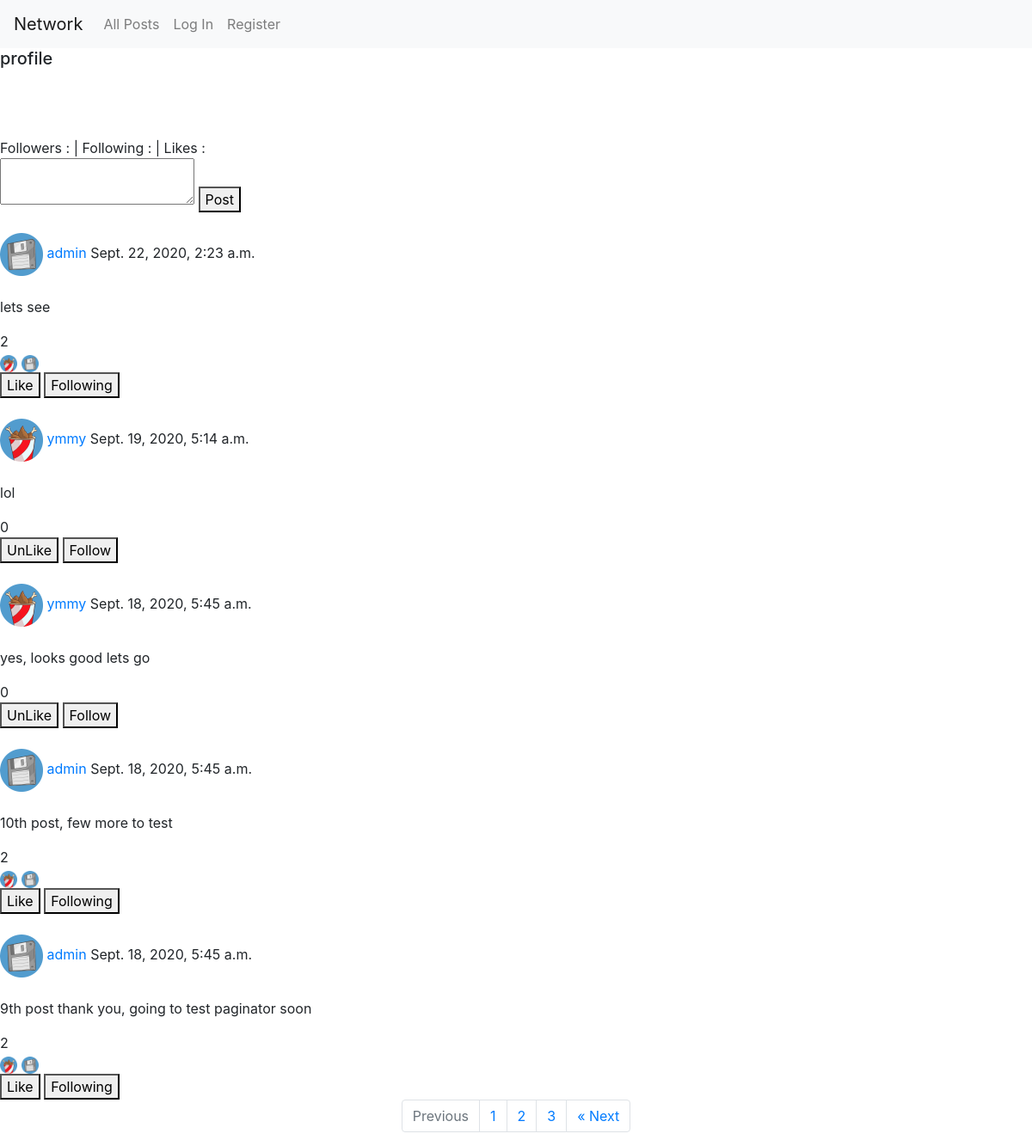
The page / on the database its author committed.
### network/models.py (models this page shows)
class User(AbstractUser):
    avatar = models.TextField(default="avatar_bucket.png")
    like_count = models.PositiveSmallIntegerField(default=0, blank=True, null=True)
    followers = models.ManyToManyField("User", related_name="followers_id")
    following = models.ManyToManyField("User", related_name="following_id")
    pass

class Post(models.Model):
    username = models.ForeignKey("User", on_delete=models.CASCADE, related_name="user")
    like_count = models.PositiveSmallIntegerField(default=0, blank=True, null=True)
    liked_user_count = models.ManyToManyField("Post", related_name="liked_id")
    body = models.TextField(blank=True)
    timestamp = models.DateTimeField(auto_now_add=True)

### network/views.py (the view)
# urls.py: path("", views.index, name="index"),
def index(request):
    posts = Post.objects.all().order_by("-timestamp").all()
    users = User.objects.all()
    liked = Post.objects.filter(
            liked_user_count=request.user.id
        ).all().values()
    liked_posts = []
    for i in range(len(liked)):
        liked_posts.append(liked[i]["id"])
    following = User.objects.filter(
            followers=request.user.id
        ).all().values()
    print(following)
    following_users = []
    for i in range(len(following)):
        following_users.append(following[i]["id"])
    print(following_users)
    paginator = Paginator(posts, 5)
    page_number = request.GET.get('page')
    page_obj = paginator.get_page(page_number)
    return render(request, "network/index.html", {'posts': posts, "users": users,'page_obj': page_obj, 'liked_posts': liked_posts, 'following_users' : following_users})

### network/templates/network/index.html
{% extends "network/layout.html" %}
{% block body %}
<section>
    <h5>profile</h5>
    <img id="profile_avatar" width="50px" src="../../static/network/img/avatars/{{ user.avatar }}" alt=""> <br>
    <a href="/profile/{{ user.id }}"> {{ user.username }} </a> <br>
    {{ user.email }} <br>
    Followers : {{ user.followers.count }} | Following : {{ user.following.count }} | Likes : {{ user.like_count }}<br>
</section>
    <form>
        <textarea id="textarea"></textarea>
        <button id="new_post" type="submit">Post</button>
    </form>
    <div class="posts">
        {% for post in page_obj %}
            <div class="post">
                {% for profile in users %}
                    {% if post.username_id == profile.id  %}
                        <br>
                        <img width="50px" src="../../static/network/img/avatars/{{ profile.avatar }}" alt="">
                    {% endif %}
                {% endfor %}
                <a class="profile_link" href="/profile/{{ post.username_id }}"> {{ post.username }} </a>
                {{ post.timestamp }}
                <br>
                <br>
                <p>{{ post.body }}</p>
                <span id="like_for_{{ post.id }}">{{ post.liked_user_count.all.count }}</span>
                <div id="like_avatars_{{ post.id }}">
                    {% for liked in post.liked_user_count.all %}
                        {% for profile in users %}
                            {% if liked.id == profile.id  %}
                                <img width="20px" src="../../static/network/img/avatars/{{ profile.avatar }}" alt="">
                            {% endif %}
                        {% endfor %}
                    {% endfor %}
                </div>
                {% if post.id in liked_posts %}
                    <button class="unlike_button" data-page = "{{ post.id }}">UnLike</button>
                {% else %}
                    <button class="like_button" data-page = "{{ post.id }}">Like</button>
                {% endif %}
                {% if post.username_id == user.id %}
                    {% else %}
                        {% if post.username_id in following_users %}
                            <button class="unfollow_button" data-page = "{{ post.username_id }}">Following</button>
                        {% else %}
                            <button class="follow_button" data-page = "{{ post.username_id }}">Follow</button>
                        {% endif %}
                    {% endif %}
                <br>
            </div>
        {% endfor %}
        <nav aria-label="Page navigation example">
            <ul class="pagination justify-content-center">
                {% if page_obj.has_previous %}
                    <li class="page-item">
                        <a class="page-link" href="?page={{ page_obj.previous_page_number }}" tabindex="-1" aria-disabled="true">Previous</a>
                    </li>
                {% else %}
                <li class="page-item disabled">
                    <a class="page-link" href="#" tabindex="-1" aria-disabled="true">Previous</a>
                </li>
                {% endif %}
                {% for page in page_obj.paginator.page_range %}
                    <li class="page-item"><a class="page-link" href="?page={{ page }}">{{ page }}</a></li>
                {% endfor %}
                {% if page_obj.has_next %}
                    <li class="page-item">
                        <a class="page-link" href="?page={{ page_obj.next_page_number }}" tabindex="-1" aria-disabled="true">&laquo; Next</a>
                    </li>
                {% else %}
                <li class="page-item disabled">
                    <a class="page-link" href="#" tabindex="-1" aria-disabled="true">&laquo; Next</a>
                </li>
                {% endif %}
            </ul>
        </nav>
    </div>
{% endblock %}

### rows shown on the page
Post: username "admin", timestamp "Sept. 22, 2020, 2:23 a.m.", body "lets see", liked_user_count.all.count "2"
User: avatar (picture)
User: avatar (picture)
Post: username "ymmy", timestamp "Sept. 19, 2020, 5:14 a.m.", body "lol", liked_user_count.all.count "0"
Post: username "ymmy", timestamp "Sept. 18, 2020, 5:45 a.m.", body "yes, looks good lets go", liked_user_count.all.count "0"
Post: username "admin", timestamp "Sept. 18, 2020, 5:45 a.m.", body "10th post, few more to test", liked_user_count.all.count "2"
Post: username "admin", timestamp "Sept. 18, 2020, 5:45 a.m.", body "9th post thank you, going to test paginator soon", liked_user_count.all.count "2"

### other values the page prints
{{ page }} "1" "2" "3"
